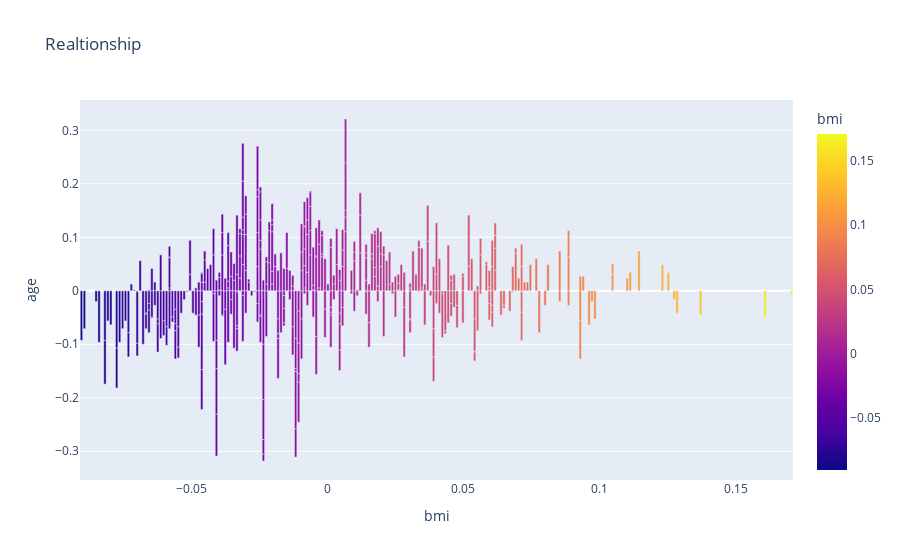

Notebook cell for this chart:
### Markdown cell above
Plots used to make sense of data is trying convey:-
    1. Barplot between bmi and age to find relationship between and any anomaly
    2. Scatterplot between age and bmi based upon sex
    3. Correaltion matrix: To find how much inpedendent variable are related or dependent on dependent variable

### Code cell
fig = px.bar(diabetes_X, x="bmi", y="age", color="bmi", title="Realtionship")
fig.show()

### Figure 1 — Plotly figure (JSON) as saved in the notebook; plotly's stock layout.template omitted (floating-point values rounded to 4 significant figures; data arrays with more than 128 entries replaced by an {"elided": "..."} marker saying what was removed)
{"data": [{"alignmentgroup": "True", "hovertemplate": "bmi=%{marker.color}<br>age=%{y}<extra></extra>", "legendgroup": "", "marker": {"color": {"elided": "442 float values"}, "coloraxis": "coloraxis", "pattern": {"shape": ""}}, "name": "", "offsetgroup": "", "orientation": "v", "showlegend": false, "textposition": "auto", "type": "bar", "x": {"elided": "442 float values"}, "xaxis": "x", "y": {"elided": "442 float values"}, "yaxis": "y"}], "layout": {"barmode": "relative", "coloraxis": {"colorbar": {"title": {"text": "bmi"}}, "colorscale": [[0, "#0d0887"], [0.1111, "#46039f"], [0.2222, "#7201a8"], [0.3333, "#9c179e"], [0.4444, "#bd3786"], [0.5556, "#d8576b"], [0.6667, "#ed7953"], [0.7778, "#fb9f3a"], [0.8889, "#fdca26"], [1, "#f0f921"]]}, "legend": {"tracegroupgap": 0}, "title": {"text": "Realtionship"}, "xaxis": {"anchor": "y", "domain": [0, 1], "title": {"text": "bmi"}}, "yaxis": {"anchor": "x", "domain": [0, 1], "title": {"text": "age"}}}}
